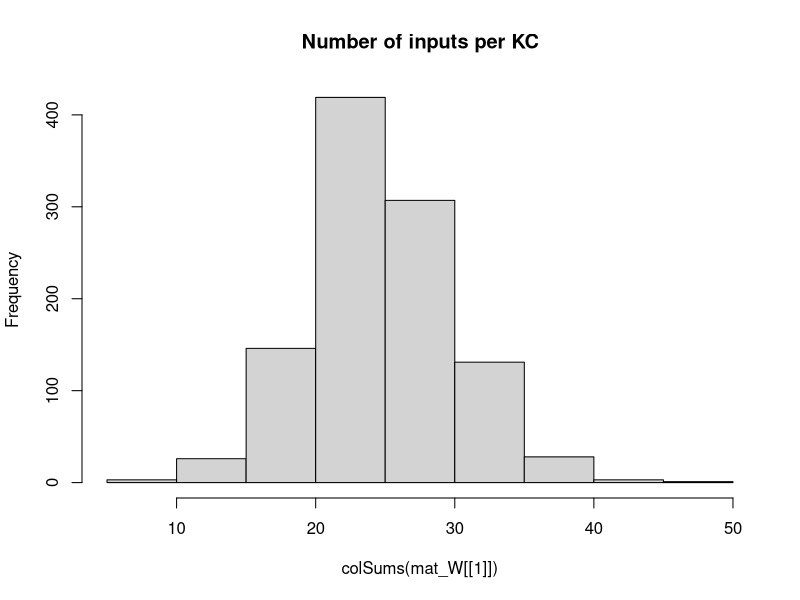

Generate this figure with R: (Note: this script raises an error after producing the figure.)
## Development Code for Willsaw NN image recognition of zfish larva
## KL 2021
## I will implement a MB random kernel NN as in my Ant Navigation paper 
## This Files Trains the weights of  2 Layer Net : Random Expansion Feature Layer (Random Kernel Trick) -> Perceptron Output neuron 
## The connections in L1 Random Sparse Net are data independent, while L2 wights are trained via +ve larva head template samples to filter patterns that look like larva
## The input images are labeled as Fish and non fish according to the folder they are placed.
# Output is saved as pgm images which are then loaded by tracker software so as to implemend the simple classifier net implemended here 

library("pixmap")
library("yaml")


## Initialize the random Weight vector of an L1 (KC) neuron  
init_random_W <- function(m, p){
  # Draw random Number N of Sampled Inputs From Binomial
  #n <- rbinom(1,length(m),p)
  ## Set N random synapses as inputs to KC
  #idx <- sample(1:length(m),n)
  m <- rnorm(NROW(m),0,sd=0.1) ## larger SD sizes make learning divergent ///#runif(NROW(m))/(10*NROW(m)) ##Weak Synapses
  ## Likely Stronger Subset
  #m[idx] <- 1#/length(m) #runif(n)/(10*length(m)) #1/NROW(m)
  #print(length(m))
  return (m)
}


## Initialiaze the random Weight vector of an L1 (KC) neuron  
init_sparse_W <- function(m,p){
  # Draw random Number N of Sampled Inputs From Binomial
  n <- rbinom(1,length(m),p)
  ## Set N random synapses as inputs to KC
  idx <- sample(1:length(m),n)
  #m <- runif(NROW(m))/(1000000*NROW(m)) ##Weak Synapses
  ## Likely Stronger Subset
  m[idx] <- 1#/length(m) #runif(n)/(10*length(m)) #1/NROW(m)
  #print(length(m))
  return (m)
}


## Sigmoid//logistic Transfer Function
N_transfer <- function(activation)
{
  return (1/(1+exp(-activation)))
}


## Derivative Sigmoid/logistic Transfer Function
N_transfer_D <- function(activation)
{
  return (N_transfer(activation)*(1-N_transfer(activation)) )
}

## Neural Actvation for a layer with Weitgh Matrix W and Input matrix of col vectors -
#  vector of Biases B - This is to a matrix to operate overall all input activations over Inputs in order 
N_activation <- function(X,W,B)
{
  ## If more Than Half input units (based on Avg inputs) is active - then activate KC
  
  #  if ( sum(X) > KC_THRES )
  #    return (1)
  # else
  mat_B <- matrix(B,ncol=ncol(X),nrow=length(B) )
  ## Bias is just another W attached to a fixed Input 1
  return (W%*%X + mat_B)
}

## Copies A Smaller Matrix To the Middle of a larger one - (Pasting Image on larger canvas)
matrix_paste <- function(src,target)
{
  x_offset <- round((ncol(target)- ncol(src))/2 )
  y_offset <- round((nrow(target)- nrow(src))/2 )
  target[ (1+y_offset):(y_offset+nrow(src)),(1+x_offset):(x_offset+ncol(src))] <-src
  return(target)
}


sparse_binarize <- function(X,INPUT_SPARSENESS)
{
  ## Binarize Input Image / Set Sparsensess ##
  pxsparse = 1.0
  thres_bin = mean(X)
  max_iter = 100
  
  while (pxsparse > INPUT_SPARSENESS & max_iter > 0)
  {
    X_bin <-  as.numeric(X > thres_bin)
    pxsparse <- sum(as.numeric(X_bin[X_bin > 0]))/length(X_bin)
    thres_bin = thres_bin + 0.01;
    max_iter = max_iter + 1
  }
  
  
  ##message("Input Sparseness:",pxsparse)
  
  return(X_bin)
}




makeInputMatrix <- function(img_list,inmat_W)
{
  
  ## TRAIN /TEST ##
  img_list <- img_list[,1]
 
  
  
  ## Matrix Of  image Input Vectors  
  mat_X = matrix(0,nrow=ncol(inmat_W[[1]]),ncol=length(img_list) )
  fileidx <- 0
  for (in_img in img_list)
  {
    fileidx= fileidx + 1
    
    imgT <- read.pnm(as.character(in_img) )
    mat_img <- getChannels(imgT)*255  ##x255 Convert back to uint 8-bit
    X <- as.vector(mat_img)
    ### Add Fixed input 1 - To operate As Adjustable Bias for each input   
    ##X[length(X)] <- 1 # c(as.vector(mat_img),1)
    
    ##message(in_img," Input Dim:", dim(mat_img)[1],"x",dim(mat_img)[2],"=",dim(mat_img)[2]*dim(mat_img)[1])
    
    if (length(X) > n_top_px)
    {
      warning("input sample too big - skipping")
      next
    }
    
    ## If Loaded image is Smaller than INput - Then Resize (paste into) larger Matrix to fit
    if (length(X) < n_top_px)
    {
      ##message("input sample Smaller than Canvas - pasting")
      mat_t <- matrix(0,nrow=img_dim[1],ncol=img_dim[2])
      mat_img <- matrix_paste(mat_img,mat_t)
      ##message("Converted  Dim:", dim(mat_img)[1],"x",dim(mat_img)[2],"=",dim(mat_img)[2]*dim(mat_img)[1])
    }
    
    ##mypic = new("pixmapGrey", size=dim(mat_img),grey = mat_img);plot(mypic)
    ## Convert to Col Vector
    ##X <- sparse_binarize(as.vector(mat_img),INPUT_SPARSENESS)
    X <- as.vector(mat_img)
    
    dim(X) <- c(length(X),1) ## Make into Col Vector
    
    if (length(X) > n_top_px)
    {
      warning(in_img,"Image Too large. Skipping")
      next
    }
    
    stopifnot(length(mat_X[,fileidx]) ==length(X) ) 
    mat_X[,fileidx] <- X # Save In Vector to MAtrix
    
  }## Load All Input Vectors Into Matrix X
  
  return(mat_X)
} ##Make INput List



### EXPORT MAtrix to YAML for !!opencv-matrix##
matrixToYamlForOpenCV <- function(mat)
{
  ##!!opencv-matrix
  strHeader <- "!!opencv-matrix\n rows: %d\n cols: %d\n dt: f\n data:["
  ## Matrix Will Be saved Transposed Because Data serial Reading Order is by row in OpenCV while Here Serialization is By Column
  strHeader <- sprintf(strHeader,nrow(mat),ncol(mat))
  strData = ""
  lineWidth = 100#min(100,length(mat))
  
  ## COMMENTED OUT AS SUDDENLY as.yaml started adding new Lines in data automatically - The following routine does this manually
  # ##Long Strings Need to be broken by New Lines otherwise OPENCV FIle Storage FAils
  # if (length(mat) > lineWidth){
  #   fcon<- tempfile("matrixYaml")
  #   
  #   ## Need to export To TEMP file as string Concat Is too SLOW
  #   for (i in seq(1,length(mat),lineWidth) ){
  #     write(mat[i:min(i+lineWidth-1,length(mat)-1)], file = fcon,ncolumns = 100, append = TRUE, sep = ", ")
  #     ##cat(",",file = fcon, append = TRUE,fill=FALSE)
  #     #strData = paste0(strData, toString(mat[i:min(i+lineWidth,length(mat))],"\n",width=0))
  #   }
  #   ## Join  All Lines Back INto One String - With Newlines and Commas and Intendation
  #   #strData = noquote()
  #   strData = noquote(paste0(
  #                     readLines(con = fcon, n = -1L, ok = TRUE, warn = TRUE, skipNul = FALSE, encoding = "UTF-8"),
  #                            collapse=",\n         ")) ##
  #   #class(strData) <- "verbatim"
  # }else
    
  ## Need to TransposeBecause Data serial Reading Order is by row in OpenCV while Here Serialization is By Column
  strData = toString(t(mat))
  
  
  strRet=  noquote(paste0(strHeader,strData,"]")) 
  
  
  ##Character vectors that have a class of ‘verbatim’ will not be quoted in the output YAML 
  class(strRet) <- "verbatim"
  ##class(strRet) <- "verbatim"
  #write(strRet,file = fcon)  
  return(noquote(strRet) )
}




## Process 2 Layer Network - Return Last Node Output produced for each input image
## Note : Input Layer Is Simplified - No activation function needed or Bias - Input image intentities are taken as activations
## Target_output is vector of desired output for each output Neuron these I chose to be L2_1=1 (Fish) L2_2=1 (Non Fish)
net_proc_images_batch <- function(mat_X,inmat_W,inLayer_Bias,mat_Y,learningRate = 0.0)  
{
  
  L_X     <- list() ## Output Of Layer k
  L_A     <- list() ## Activation of  Layer k
  L_delta <- list()  ## Delta is the "cost attributable to (the value of) that node". 
  L2_out <- list()
  
  outError = 0 #'Mean Sq Error Of File Batch'

    ##Input Layer Is Simplified - No activation function needed or Bias - Input image intentities are taken as activations
    ## Due to R hell with numbers ecoming Factors I need to do this tricl
    
    ##Target_output <- mat_Y[fileidx,] 
     
    ## Forward Propagation ##
    ##mat_X[1,] = 1 ## Add COnst Input so W_i operates as a Bias IxW 
   ##  matrix of output Col vectors correspond to output
    for (l in 1:(N_Layers+1) )
    {
      if (l == 1) ## 1st Layer is INput 
      {
        ##Activation 
        L_A[[1]] <- mat_X
        L_X[[1]] <- mat_X##N_transfer(X-0.5)
        
      }else
      {
        #L_X[[l-1]][1,] = 1 ##No Need - Removed for TEST/ Add COnst Input so W_i operates as a Bias IxW
        L_A[[l]] <- N_activation(L_X[[l-1]], inmat_W[[l-1]], inLayer_Bias[[l-1]] )
        
        L_X[[l]] <- N_transfer( L_A[[l]])
        
      }
    }
    MSQError =  sum(((mat_Y) - L_X[[N_Layers+1]] )^2)/ ncol(mat_X)

    ## Note Indexes L_X and mat/biases are off by one because LX_1 is considerened an input layer, while neural layer is l=2
    ### Back Propagation ###
    for (l in (N_Layers):1 )
    {
      ##On Output Layer
      if (l == (N_Layers))
      {
        ## Element Wise Product (hadamart Product)
        L_delta[[l]] <- ( N_transfer_D( L_X[[l+1]] )   * (L_X[[l+1]] - mat_Y)) ##*N_transfer_D(L_X[[l]])
      }else{
        #L_delta[[l]] <- L_delta[[l+1]] %*% t(mat_W[[l]])*N_transfer_D(L_X[[l]])
        L_delta[[l]] <-   t(t(L_delta[[l+1]]) %*%(inmat_W[[l+1]])*t(N_transfer_D( L_X[[l+1]] )))    ## %*% t(N_transfer_D(L_X[[l-1]]) )
      }
      
      dE <- (L_delta[[l]])%*%t(L_A[[l]])  
      dW <- learningRate*dE 
      ##Add average change over batch samples
      inmat_W[[l]] <- inmat_W[[l]] -  dW ##length(img_list)

      ## Error Non-Conform
      inLayer_Bias[[l]] <- inLayer_Bias[[l]] - rowSums( learningRate*(L_delta[[l]]) )  
      ##if (l==1)
      ##  hist(dW)
    }
    
    #hist(Layer_Bias[[1]])
    #if (fileidx %% 10 == 0)  
    #  hist(inmat_W[[1]], main="After")
    
    
    ## Forward Propagation ## 
    # L1 <- N_transfer(N_activation(mat_X, inmat_W[[1]],inmat_B[[1]]  ) ) ## v_Layer_Bias[i] matrix(rep(,nrow(mat_X)),nrow=nrow(mat_X) )  
    # ## L2 matrix of output Col vectors correspond 
    # L2 <-  N_transfer(N_activation(L1,inmat_W[[2]] ,  inmat_B[[2]] )  )  
    # 
    # MSQError =  sum(((mat_Y) - L2 )^2)/ ncol(mat_X)
    # 
    ## Forward Propagation ##
    ##  matrix of output Col vectors correspond to output
    for (l in 1:(N_Layers+1) )
    {
      if (l == 1) ## 1st Layer is INput 
      {
        ##Activation 
        L_A[[1]] <- mat_X
        L_X[[1]] <- mat_X ##N_transfer(X-0.5)
        
      }else
      {
        L_A[[l]] <- N_activation(L_X[[l-1]], inmat_W[[l-1]], inLayer_Bias[[l-1]] )
        stopifnot(!any(is.nan( L_A[[l]]))) ##Check LAST W update did not cause NAN
        L_X[[l]] <- N_transfer( L_A[[l]])
        stopifnot(!any(is.nan(L_X[[l]]))) ##Check For NAN
      }
    }
    MSQError =  sum(((mat_Y) - L_X[[N_Layers+1]] )^2)/ ncol(mat_X)
    
    
    
    
    ##message("Recognition Output for Img ",in_img," is F:",L_X[[3]][1]," non-F:",L_X[[3]][2]," Active KC:",L2_out[[fileidx]]$KC_active/N_KC )
    #dim(X) = img_dim##dim(mat_img)
    
    
    #image(X_bin)
    #title(main = paste(in_img,strRes," R:",L2_Neurons_out[1]-L2_Neurons_out[2]), font.main = 4)
  
  
  lout <- list(X=mat_X,
               W=inmat_W,
               B=inLayer_Bias,
               output= L_X[[N_Layers+1]],
               outputActivation= L_A[[N_Layers+1]],
               Target=mat_Y,
               #out=data.frame( do.call(rbind,L2_out ) ),
               MSQError=MSQError )
  
  #MSQError =  sum(((mat_Y) - L2)^2)/nrow(mat_X)
  
  return(lout  )
}



img_dim <- c(38,28)
N_Layers <- 3
dInitialLearningRate    <- dLearningRate <- 0.0001
n_top_px <- img_dim[2]*img_dim[1]
N_KC = n_top_px*5 ## Number of Kenyon Cells (Input layer High Dim Coding)
N_SYN_per_KC <- 5  #ONLY FOR L1-2  n_top_px/500 ## Number of pic Features each KC neuron Codes for
#KC_THRES <- N_SYN_per_KC*0.25 ## Number of INput that need to be active for KC to fire/Activate
v_Layer_N2 <- c(n_top_px, N_KC, 2)
v_Layer_N <- c(n_top_px, N_KC,500, 2)

#v_Layer_CON <- c(N_SYN_per_KC/n_top_px,)
Layer_Bias <- list() ## Number of INput that need to be active for Neuron to fire/Activate
INPUT_SPARSENESS = 0.25

mat_W <<- list() # List Of Weight Matrices

## Make Sparse Random Synaptic Weight matrix Selecting Inputs for each KC
for (k in 1:N_Layers)
{
  mat_W[[k]] <- matrix(0,ncol=v_Layer_N[k],nrow=v_Layer_N[k+1])
  ## Init Random
  if (k==1)
    mat_W[[k]] <- t(apply(mat_W[[k]],1,init_sparse_W,N_SYN_per_KC/n_top_px)) ##
  else
    mat_W[[k]] <- t(apply(mat_W[[k]],1,init_random_W,0)) ##
  
  Layer_Bias[[k]] <- matrix(1,ncol=1,nrow=v_Layer_N[k+1] )  #rep(1,) ## Initialiaze Neural Biases
}

#hist(mat_W[[3]])
hist(colSums(mat_W[[1]]),main="Number of inputs per KC")

##Layer 2 (Output Perceptron)
#L2_Neurons <<- 2

### RUN BATCH TRAINING ###
## Apply Input Image ##
## list training files 
setwd("/home/kostasl/workspace/zebrafishtrack/Rplots")
sPathTrainingSamples="../img/trainset/fish"
sPathTrainingNonSamples="../img/trainset/nonfish/"
sPathTestingSamplesFish="../img/fish/"
sPathTestingSamplesNonFish="../img/nonfish/"


img_list_train_fish =  cbind(files=list.files(path=sPathTrainingSamples,pattern="*pgm",full.names = T),F=1,NF=0) 
img_list_test_fish = cbind(files=list.files(path=sPathTestingSamplesFish,pattern="*pgm",full.names = T),F=1,NF=0)
img_list_train_nonfish =   cbind(files=list.files(path=sPathTrainingNonSamples,pattern="*pgm",full.names = T),F=0,NF=1)
img_list_test_nonfish =  cbind(files=list.files(path=sPathTestingSamplesNonFish,pattern="*pgm",full.names = T),F=0,NF=1)

## A Small Sample set for Testing the Algorithm Discrimiation between X and 1 
img_list_train_ones <-  cbind(files=list.files(path="../img/trainset/ones/",pattern="*pgm",full.names = T),F=1,NF=0)
img_list_train_X <-  cbind(files=list.files(path="../img/trainset/X/",pattern="*pgm",full.names = T),F=0,NF=1)

img_list_debug_f <-  cbind(files=list.files(path="../img/debug/fish/",pattern="*pgm",full.names = T),F=1,NF=0)
img_list_debug_nf <-  cbind(files=list.files(path="../img/debug/nonfish/",pattern="*pgm",full.names = T),F=0,NF=1)


img_list_all <- rbind.data.frame(img_list_train_fish,img_list_test_fish,img_list_train_nonfish,img_list_test_nonfish,stringsAsFactors = FALSE) #
#img_list_train <- rbind.data.frame(img_list_train_fish,img_list_test_fish,img_list_train_nonfish,img_list_train_nonfish,stringsAsFactors = FALSE)
#img_list_test=  list.files(path=sPathTestingSamples,pattern="*pgm",full.names = T) Samples ##


img_list_train <- rbind.data.frame(img_list_train_fish,img_list_test_fish,
                                   img_list_test_nonfish,img_list_train_nonfish,
                                   stringsAsFactors = FALSE)
#img_list_train <- rbind.data.frame(img_list_train_ones,img_list_train_X)
#img_list_all <- rbind.data.frame(img_list_train_fish,stringsAsFactors = FALSE)

##img_list_train <-  rbind.data.frame(img_list_debug_f,img_list_debug_nf)

batchSize = 50 # Number of Training IMages for Each Leanring Episode (which will define error graident )
Nbatches = 1500
trainingN = 15 ##Training Cycles For Each Batch



lFitError <- list()
dfitRecord <- data.frame()

vTrainingError <- vector()
## Subset INput LIst Into Batches
rIdx = 1

for (b in 1:Nbatches)
{
  ##Make Matrix -For All net inputs
  img_list_suffled <- img_list_train[sample(1:nrow(img_list_train)),]
  ##Select Subset Batch
  img_list_suffled <- head(img_list_suffled,batchSize)
  
  mat_X <- makeInputMatrix(img_list_suffled,mat_W)
  
  label_list <-cbind.data.frame(F=(img_list_suffled[,2]),NF=(img_list_suffled[,3]) )##Target output/labels
  mat_Y <- t(apply(as.matrix(label_list),2,strtoi))  

  message("~~~~ Learning Rate: ",dLearningRate)
  
  for (i in 1:trainingN)
  {  
    
    dLearningRate    <- dInitialLearningRate/i
    
    
    # TRAIN On Fish 
    dnetout <- net_proc_images_batch(mat_X, mat_W, Layer_Bias, mat_Y, dLearningRate )
    mat_W   <<- dnetout$W
    mat_B   <<- dnetout$B

    #message(fileidx,". MSQERR:",MSQError,"  ", L2_out[[fileidx]]$L2_F, "-", L2_out[[fileidx]]$L2_NF, " ERR: ", L2_out[[fileidx]]$Err ," ",in_img)
    message(rIdx,". MSQERR:",dnetout$MSQError,"  ")
    
        
    vTrainingError[rIdx] = dnetout$MSQError  #plot(unlist(dnetout$out$MSERR),main=paste(i,"Mean SQ Err"))
    rIdx = rIdx +1
    
    plot(vTrainingError,ylim=c(0.00001,1),type="l",log="y") #ylim=c(0,1)xlim=c(0,trainingN*Nbatches)
    
  }## Repeated Training On Batch 

} ## Different Batch Suffles  

save.image(file="fishNetL3.RData")

plot(c) #ylim=c(0,1)





### Calc Final Performance 

##Select Subset Batch
img_list_suffled <- img_list_all[sample(1:nrow(img_list_all),100 ),]#rbind.data.frame(img_list_debug_f,img_list_debug_nf) img_list_train_nonfish#img_list_all[sample(1:nrow(img_list_all),50 ),] #img_list_test_nonfish #img_list_test_nonfish # 
mat_X <- makeInputMatrix(img_list_suffled,mat_W)
label_list <-cbind.data.frame(F=(img_list_suffled[,2]),NF=(img_list_suffled[,3]) )##Target output/labels
mat_Y <- t(apply(as.matrix(label_list),2,strtoi))
# 
# ## TODO : Move this in Funct - Use One MAtrix For Net -Matrix Of Biases
# mat_B <- list()
# for (k in 1:N_Layers)
#   mat_B[[k]] <- matrix(Layer_Bias[[k]],ncol=ncol(mat_X),nrow=length(Layer_Bias[[k]]) )


dLearningRate    <- 0.0
# TRAIN On Fish 
dnetoutV <- net_proc_images_batch(mat_X, mat_W, Layer_Bias, mat_Y, dLearningRate )
            
message("Final MSQERR:",dnetoutV$MSQError)

  
hist(dnetout$Target - N_transfer( dnetout$output) )

hist(dnetout$W[[1]],main="After")




## FOR EXPORT TO YAML

fishNet <- list(LW1=dnetout$W[[1]],
                LW2=dnetout$W[[2]],
                LW3=dnetout$W[[3]],
                LB1=dnetout$B[[1]],
                LB2=dnetout$B[[2]],
                LB3=dnetout$B[[3]] 
)

#attr(fishNet$LW1, "tag") <- "!!opencv-matrix" ##Adding tags Also Change The Header to Verbatim, which does not work in OPENCV
attr(fishNet$LW2, "tag") <- "!!opencv-matrix"
attr(fishNet$LW3, "tag") <- "!!opencv-matrix"
attr(fishNet$LB1, "tag") <- "!!opencv-matrix"
attr(fishNet$LB2, "tag") <- "!!opencv-matrix"
attr(fishNet$LB3, "tag") <- "!!opencv-matrix"


#fishNet <- list(LW1=Layer_Bias[[2]]
#)
## EXPORT TO YAML FOR OPENCV - Custom/hacked exporter routine specific to OPENCV
  filename <- "fishNet.yml"
  con <- file(filename, "w")
  message("Exporting to YAML-Wait for it , this may take a while...")
  write("%YAML:1.0",con) ##Header Is necessary For OPENCV 
  ## Indentation Needs to be 3
  str_yaml<- noquote(as.yaml(fishNet, handlers=list(matrix=matrixToYamlForOpenCV), line.sep="\n",indent=3,unicode=F))
  #  CLEAN UP String FRom Escape Chars
  ## the Var Type tag !!opencv-matrix needs to be on same line as vairable Name - For OpenCV file store - FIX
  str_yaml <- gsub("\n  !!opencv-matrix","!!opencv-matrix",str_yaml,fixed = T)
  str_yaml <- gsub("\\n","\n",str_yaml,fixed = T)## Remove Escaped NewLines
  str_yaml <- gsub("\"","",str_yaml,fixed = T)#Remove Quates

  write(noquote(str_yaml),con,append=TRUE) ##Header Is necessary For OPENCV 
  close(con)




############## 


## Process 2 Layer Network - Return Last Node Output produced for each input image
## Note : Input Layer Is Simplified - No activation function needed or Bias - Input image intentities are taken as activations
## Target_output is vector of desired output for each output Neuron these I chose to be L2_1=1 (Fish) L2_2=1 (Non Fish)
net_proc_images <- function(input_list,inmat_W,inLayer_Bias,learningRate = 0.0)  
{
  
  L_X     <- list() ## Output Of Layer k
  L_A     <- list() ## Activation of  Layer k
  L_delta <- list()  ## Delta is the "cost attributable to (the value of) that node". 
  L2_out <- list()
  
  Target_output = c(1,0)  
  fileidx <- 0
  outError = 0 #'Mean Sq Error Of File Batch'
  ## TRAIN /TEST ##
  img_list <- input_list[,1]
  label_list <-cbind.data.frame(F=(input_list[,2]),NF=(input_list[,3]) )##Target output/labels
  
  ## Matrix Of  image Input Vectors  
  mat_X = matrix(0,nrow=ncol(inmat_W[[1]]),ncol=length(img_list) )
  
  for (in_img in img_list)
  {
    fileidx= fileidx + 1
    
    imgT <- read.pnm(as.character(in_img) )
    mat_img <- getChannels(imgT)
    X <- as.vector(mat_img)
    ### Add Fixed input 1 - To operate As Adjustable Bias for each input   
    ##X[length(X)] <- 1 # c(as.vector(mat_img),1)
    
    ##message(in_img," Input Dim:", dim(mat_img)[1],"x",dim(mat_img)[2],"=",dim(mat_img)[2]*dim(mat_img)[1])
    
    if (length(X) > n_top_px)
    {
      warning("input sample too big - skipping")
      next
    }
    
    ## If Loaded image is Smaller than INput - Then Resize (paste into) larger Matrix to fit
    if (length(X) < n_top_px)
    {
      ##message("input sample Smaller than Canvas - pasting")
      mat_t <- matrix(0,nrow=img_dim[1],ncol=img_dim[2])
      mat_img <- matrix_paste(mat_img,mat_t)
      ##message("Converted  Dim:", dim(mat_img)[1],"x",dim(mat_img)[2],"=",dim(mat_img)[2]*dim(mat_img)[1])
    }
    
    ##mypic = new("pixmapGrey", size=dim(mat_img),grey = mat_img);plot(mypic)
    ## Convert to Col Vector
    X <- sparse_binarize(as.vector(mat_img),INPUT_SPARSENESS)
    
    
    dim(X) <- c(length(X),1) ## Make into Col Vector
    
    if (length(X) > n_top_px)
    {
      warning(in_img,"Image Too large. Skipping")
      next
    }
    
    stopifnot(length(mat_X[,fileidx]) ==length(X) ) 
    mat_X[,fileidx] <- X # Save In Vector to MAtrix
    
    
    ##Input Layer Is Simplified - No activation function needed or Bias - Input image intentities are taken as activations
    ##Activation 
    L_A[[1]] <- X
    L_X[[1]] <- X##N_transfer(X-0.5)
    ## Due to R hell with numbers ecoming Factors I need to do this tricl
    mat_Y <- apply(as.matrix(label_list),2,strtoi)
    
    Target_output <-mat_Y[fileidx,] 
    ### 
    
    ## Forward Propagation ## 
    for (i in 2:(N_Layers+1) )
    {
      L_A[[i]] <- N_activation(L_X[[i-1]], inmat_W[[i-1]], inLayer_Bias[[i-1]]) ## v_Layer_Bias[i]  
      L_X[[i]] <- N_transfer(L_A[[i]])
    }
    
    outError = outError + sum( ( Target_output - L_X[[i]] ) )
    
    #hist(mat_W[[l-1]],main="before")
    ## Note Indexes L_X and mat/biases are off by one because LX_1 is considerened an input layer, while neural layer is l=2
    ## Back Propagation ##
    for (l in (N_Layers):1 )
    {
      ##On Output Layer
      if (l == (N_Layers))
      {
        ## Element Wise Product (hadamart Product)
        L_delta[[l]] <- ((N_transfer_D(L_X[[l+1]])) * (L_X[[l+1]] - Target_output)) ##*N_transfer_D(L_X[[l]])
      }else{
        #L_delta[[l]] <- L_delta[[l+1]] %*% t(mat_W[[l]])*N_transfer_D(L_X[[l]])
        L_delta[[l]] <-   t(t(L_delta[[l+1]]) %*%(inmat_W[[l+1]])*t(N_transfer_D( L_X[[l+1]] )))    ## %*% t(N_transfer_D(L_X[[l-1]]) )
        
      }
      
      dE <- (L_delta[[l]])%*%t(L_A[[l]])  
      dW <- learningRate*dE 
      ##Add average change over batch samples
      inmat_W[[l]] <- inmat_W[[l]] -  dW ##length(img_list)
      inLayer_Bias[[l]] <- inLayer_Bias[[l]] - learningRate*(L_delta[[l]])  
    }
    
    #hist(Layer_Bias[[1]])
    if (fileidx %% 10 == 0)
      hist(inmat_W[[1]], main="After")
    
    #hist( KC_out_act[1,])
    ## Calc Layer 1 output based on Activation Threshold Funciton for Units
    #KC_output <- apply(KC_out_act, 2, N_transfer)
    #dim(KC_output) <-c(1,length(KC_output)) ## Make into Row Vector
    
    ## Learn Positive Samples - Simple Perceptron Learning Rule - Over an augmented input X which is projected To High dim via sparse random matrix in L1##
    ## Take Active L1 outputs And Set L2 Input synapses of Output Neuron to High
    # Continuous output /
    #L2_Neurons_out <<- (as.numeric(( KC_output %*%  W_L2)/N_KC))
    # Weight Gradient -
    #DW <- t(KC_output)%*% (Target_output - L2_Neurons_out)/2
    #W_L2 <<-  W_L2 + learningRate*DW ## Update Weight Vector 
    
    
    ##W_L2[W_L2 < 1] <<- 1 ##Cap To Limit Values - Saturation Of Synapses
    ##W_L2[,outNeuronIdx][W_L2< -1] <<- -1
    
    #stopifnot(ncol(KC_output) == nrow(W_L2))
    ## Calc Output Neuron - Perceptron 
    ## FWD PROP CAlc MSQE - Fwd Propagate Entire Input Matrix 
    
    
    ## Forward Propagation ## 
    L1 <- N_transfer(N_activation(mat_X, inmat_W[[1]], matrix(inLayer_Bias[[1]],ncol=ncol(mat_X),nrow=length(inLayer_Bias[[1]])) ) ) ## v_Layer_Bias[i] matrix(rep(,nrow(mat_X)),nrow=nrow(mat_X) )  
    ## L2 matrix of output Col vectors correspond 
    L2 <-  N_transfer(N_activation(L1,inmat_W[[2]] , matrix(inLayer_Bias[[2]],ncol=ncol(mat_X),nrow=length(inLayer_Bias[[2]])) )  )  
    
    MSQError =  sum((t(mat_Y) - L2 )^2)/ ncol(mat_X)
    
    
    L2_out[[fileidx]] <- list(Err=0.5*sum((Target_output - L2[,fileidx])^2),
                              MSERR=MSQError,
                              L2_F=L2[1,fileidx],
                              L2_NF=L2[2,fileidx],
                              KC_active = sum(L1[fileidx,][L1[fileidx,]>0.5]),
                              KC_total = length(L1[fileidx,]),
                              # input_sparse= pxsparse,
                              file=in_img
    )
    
    
    
    message(fileidx,". MSQERR:",MSQError,"  ", L2_out[[fileidx]]$L2_F, "-", L2_out[[fileidx]]$L2_NF, " ERR: ", L2_out[[fileidx]]$Err ," ",in_img)
    
    ##message("Recognition Output for Img ",in_img," is F:",L_X[[3]][1]," non-F:",L_X[[3]][2]," Active KC:",L2_out[[fileidx]]$KC_active/N_KC )
    dim(X) = dim(mat_img)
    
    
    #image(X_bin)
    #title(main = paste(in_img,strRes," R:",L2_Neurons_out[1]-L2_Neurons_out[2]), font.main = 4)
  }
  
  lout <- list(X=mat_X,
               W=inmat_W,
               B=inLayer_Bias,
               out=data.frame( do.call(rbind,L2_out ) ))
  
  MSQError =  sum((t(mat_Y) - L2)^2)/nrow(mat_X)
  
  return(lout  )
}



#}

#       ##Test 
#   dnetout_tfish <- net_proc_images(img_list_test_fish,0.3, c(1,0))
#   #hist(unlist(dnetout_fish$L2_F),breaks=10,main="Class Fish Responses to F+ samples" )
#   ##L1 threshold set too high - patterns do not propagate
#   stopifnot(sum(unlist(dnetout_tfish$KC_active)) > 1)
#     
#   SqError_FisF <- sum((1 -unlist(dnetout_tfish$L2_F))^2)/nrow(dnetout_tfish)
#   SqError_FisNotNF <- sum((-1 -unlist(dnetout_tfish$L2_NF))^2)/nrow(dnetout_tfish)
#   
#   message("Sq. Error: F+:",SqError_FisF," F-:",SqError_FisNotNF)
#   
#   dnetout_tnotfish <- net_proc_images(img_list_test_nonfish,dLearningRate,c(0,1))
#   ##hist(unlist(dnetout_notfish$L2_NF),breaks=10,main="Class Not Fish Responses to F- samples" )
#   
#   SqError_NFisNotF <- sum((-1 -unlist(dnetout_tnotfish$L2_F))^2)/nrow(dnetout_tnotfish)
#   SqError_NFisNF <- sum((1 -unlist(dnetout_tnotfish$L2_NF))^2)/nrow(dnetout_tnotfish)
#   
#   #message("Sq. Error: F+:",SqError_NFisNotF," F-:",SqError_NFisNF)
# 
#   
#   SqClassError = sum(SqError_FisF,SqError_FisNotNF,SqError_NFisNotF,SqError_NFisNF)   
#   lFitError[[i]] = list(S_error=SqClassError,FishisFish=SqError_FisF,FishNotFish=SqError_FisNotNF,
#                         NotFishIsFish=SqError_NFisNotF,
#                         NotFishIsNotFish=SqError_NFisNF)
#   
#   dfitRecord <<- data.frame( do.call(rbind,lFitError ) )
#   plot(unlist(dfitRecord$S_error),xlim=c(1,100) ,xlab="Fit Error",ylim=c(0,2))
# 
# 
# ## Test Fish
# dnetout_testfish <- net_proc_images(img_list_test_fish,0,c(-1,1))
# ##hist(unlist(dnetout_notfish$L2_NF),breaks=10,main="Class Not Fish Responses to F- samples" )
# dnetout_testnonfish <- net_proc_images(img_list_test_nonfish,0,c(-1,1))
# 
# 
# SqError_NFisNotF <- sum((-1 -unlist(dnetout_testfish$L2_F))^2)/nrow(dnetout_testfish)
# SqError_NFisNF <- sum((1 -unlist(dnetout_testfish$L2_NF))^2)/nrow(dnetout_testfish)
# 
# 
# 
# 
# plot(unlist(dfitRecord$S_error),xlim=c(1,100) ,xlab="Fit Error",ylim=c(00,800))
# 
# plot(unlist(dfitRecord$FishisFish) )
# plot(unlist(dfitRecord$FishNotFish) )
# plot(unlist(dfitRecord$NotFishIsFish) )
# plot(unlist(dfitRecord$NotFishIsNotFish) )
# 
# 
# 
# ## Test Responses ## 
# dnetout_test <- net_proc_images(img_list_test,0.0,c(0,0))
# dnetout_test_nonfish <- net_proc_images(img_list_train_nonfish,0.0,c(-1,1))
# 
# 
# 
# colSums(W_L2)
# 
# l_out_n <- net_proc_images(img_list_train_nonfish,-dLearningRate/5,1)
# colSums(W_L2)
# 
# colSums(W_L2)
# 
# 
#  ## Save KC Matrix As Image (To Be loaded by Tracker)
#  ## Save Trained Weights As Image (To load by Tracker)
#  KC_sparse_pic <- pixmapGrey(mat_W[[1]], nrow=dim(mat_W[[1]])[1],ncol=dim(mat_W[[1]])[2])
#  plot(KC_sparse_pic)
#  write.pnm(KC_sparse_pic,file="L1_W_SparseNet.pgm")
# # 
# # ## Shift Values
#  L_W2 <- (mat_W[[2]])+1.0
#  L_W2 <- apply(L_W2,2,rev)
#  Lout_pic <- pixmapGrey(L_W2, nrow=dim(mat_W[[2]])[1],ncol=dim(mat_W[[2]])[2],cellres=1)
#  plot(Lout_pic)
#  write.pnm(Lout_pic,file="L2_W_SparseNet.pgm")
# 
#  Lout_pic <- pixmapGrey(Layer_Bias[[1]], nrow=dim(Layer_Bias[[1]])[1],ncol=dim(Layer_Bias[[1]])[2],cellres=1)
#  plot(Lout_pic)
#  write.pnm(Lout_pic,file="L1_B_SparseNet.pgm")
#  
#  
#  Lout_pic <- pixmapGrey(Layer_Bias[[2]],  nrow=dim(Layer_Bias[[2]])[1],ncol=dim(Layer_Bias[[2]])[2],cellres=1)
#  plot(Lout_pic)
#  write.pnm(Lout_pic,file="L2_B_SparseNet.pgm")
#  #
#  # 
# # 
# ## Load Matrix And Test
# imgT <- read.pnm(file="L1_W_SparseNet.pgm")
# mat_WL1 <- getChannels(imgT)
# 
# imgT <- read.pnm(file="L2_W_SparseNet.pgm")
# mat_WL2 <- getChannels(imgT)-1.0 ##Reverse Order

# 
# hist(W_L2)
# 
# cc <- getChannels(Lout_pic)
# plot(pic_outL)
